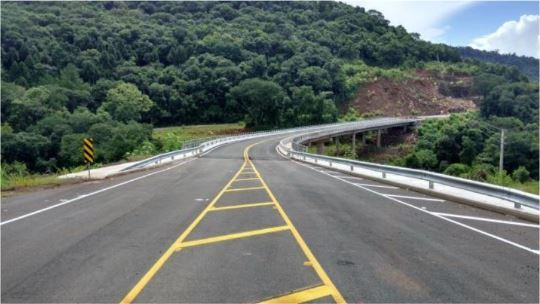
#> input picture Estudo_MyTrailHead/Visão_Computacional/Prática/ponte.JPG, 540 x 304 px, found by its file name
$ python 02_Imagem_modificada.py
#> lines starting #> are read from the running program, lines starting #| are printed output that depends on the picture

# Importação das bibliotecas
import cv2
# Leitura da imagem com a função imread()
imagem = cv2.imread('ponte.jpg')
#> imagem is the input picture: shape (304, 540, 3); mean B, G, R 104.5, 109, 101


#Leitura da posição linha
for y in range(0, imagem.shape[0]):
   #Leitura da posição coluna
    for x in range(0, imagem.shape[1]):
     #Modificação feita na coordenada
        imagem[y, x] = (255,0,0)
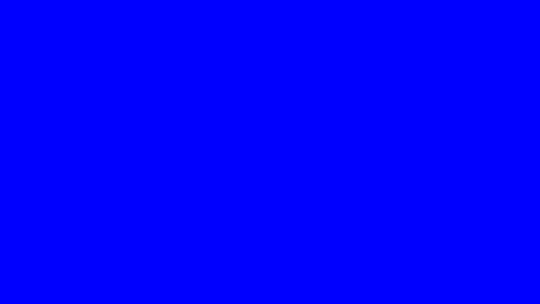
#> imagem: shape (304, 540, 3); mean B, G, R 255, 0, 0

#Mostra a modificação
cv2.imshow("Imagem modificada para azul", imagem)


#Essa linha vai estar presente em todos os códigos, visto que em todos vamos salvar as imagens geradas.
cv2.waitKey(0) #espera pressionar qualquer tecla
# Salvar a imagem no disco com função imwrite()
cv2.imwrite("img_geradas\Imagem_modificada.jpg", imagem)
